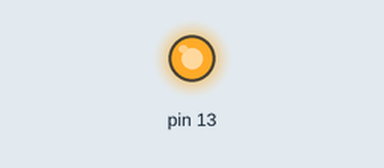
Recording of a sketch running on a simulated Arduino Uno, built with avr-gcc and run on an emulated ATmega328P. Parts: output pins drawn as LEDs (lit = HIGH). At 20.0 s the program stops and its outputs stay as they are.

Above: at 1.0 s.
At 3.0 s:
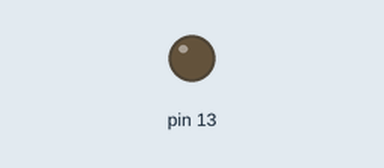
Timing chart, 0 to 5.2 s (numbered marks = the images above):
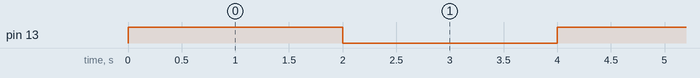

The sketch:

DAY_2.ino
```cpp
int i=0;
void setup()

{

pinMode(13, OUTPUT);

Serial.begin(9600);

}

void loop()
{
	i++;
	digitalWrite(13, HIGH);
	delay(2000);

    digitalWrite(13, LOW);
	delay(2000);
 	if (i==5)
      exit(0);


}

 
```

Measured:
- by itself, pin 13: alternates HIGH for 2.0 s and LOW for 2.0 s, 10 changes in all, then stays LOW
